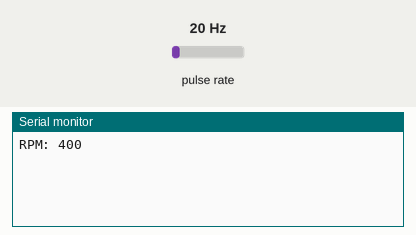
Simulated run of this sketch. Board: Arduino Uno, built with avr-gcc and run on an emulated ATmega328P. Shown: the last lines printed to the serial monitor. Wiring (inferred from the names in the program): pulse sensor: data pin 2. Inputs (shaded band) come from the test bench; at power-on: pulse rate 20 Hz.

Above: at 1.2 s.
1.3 s: pulse rate (sensor on pin 2) set to 4 Hz
At 2.6 s:
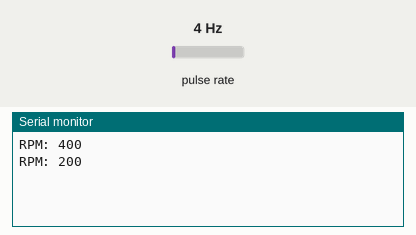
2.8 s: pulse rate (sensor on pin 2) set to 50 Hz
At 3.5 s:
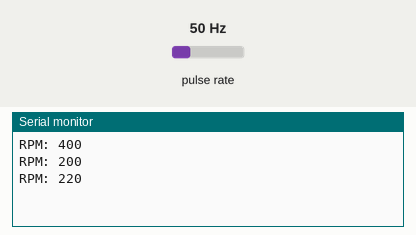
Timing chart, 0 to 5.8 s (numbered marks = the images above; inputs shaded):
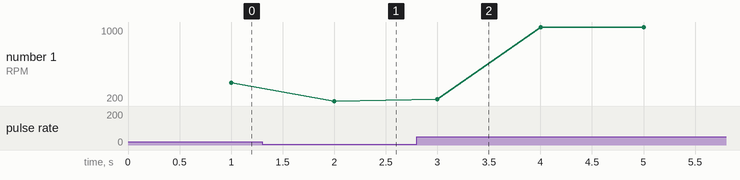

Measured:
- after the input at 1.3 s, the serial monitor: prints a new line after 0.70 s (image 1)
- after the input at 2.8 s, the serial monitor: prints a new line after 0.20 s (image 2)
- plotted number 1: 400 → 200 after the input at 1.3 s, 200 → 1000 after the input at 2.8 s

The sketch:

TACHOMETER.ino
```cpp
const int irSensorPin = 2;  // Connect the IR sensor to digital pin 2
unsigned int rpm;
unsigned long timeOld;
volatile unsigned long count;

void setup() {
  pinMode(irSensorPin, INPUT);
  attachInterrupt(digitalPinToInterrupt(irSensorPin), countPulses, FALLING);
  Serial.begin(9600);
  count = 0;
  rpm = 0;
  timeOld = 0;
}

void loop() {
  delay(1000);  // Update every second
  detachInterrupt(digitalPinToInterrupt(irSensorPin));
  rpm = (count * 60) / 3;  // Calculate RPM
  Serial.print("RPM: ");
  Serial.println(rpm);
  count = 0;
  attachInterrupt(digitalPinToInterrupt(irSensorPin), countPulses, FALLING);
}

void countPulses() {
  count++;
}
```
